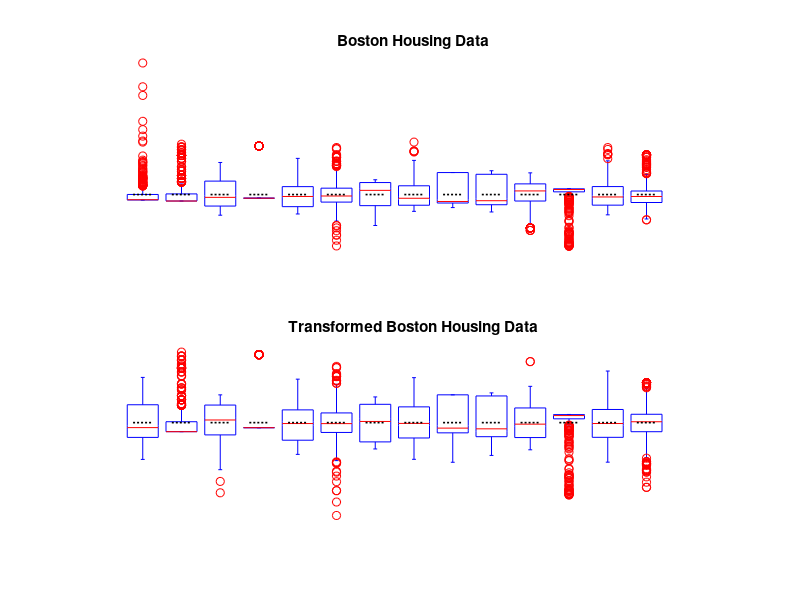

Source code (MATLAB):
%% Clear variables and close windows
clear all;
close all;
clc;

%% Load data
x = load('bostonh.dat');   

%% Standardize data
for i = 1:14
    zz(:,i) = (x(:,i)-mean(x(:,i)))/(sqrt(var(x(:,i))));
end

subplot(2,1,1)
hold on
boxplot(zz,'Symbol','o')
for i=1:14
    line([ i-0.25  i+0.25],[mean(zz(:,i)) mean(zz(:,i))],'Color','k','LineStyle',':','LineWidth',1.2)
end
title('Boston Housing Data')
axis off
hold off

subplot(2,1,2)
% Transformations
xt(:,1)  = log(x(:,1));
xt(:,2)  = x(:,2)/10;
xt(:,3)  = log(x(:,3));
xt(:,4)  = x(:,4);
xt(:,5)  = log(x(:,5));
xt(:,6)  = log(x(:,6));
xt(:,7)  =(power(x(:,7),2.5))/10000;
xt(:,8)  = log(x(:,8));
xt(:,9)  = log(x(:,9));
xt(:,10) = log(x(:,10));
xt(:,11) = exp(0.4*x(:,11))/1000;
xt(:,12) = x(:,12)/100;
xt(:,13) = sqrt(x(:,13));
xt(:,14) = log(x(:,14));

%% Standardize data
for i = 1:14
    tt(:,i) = (xt(:,i)-mean(xt(:,i)))/(sqrt(var(xt(:,i))));
end

%% Plot
boxplot(tt,'Symbol','o')
for i = 1:14
    line([ i-0.25  i+0.25],[mean(tt(:,i)) mean(tt(:,i))],'Color','k','LineStyle',':','LineWidth',1.2)
end
title('Transformed Boston Housing Data')
axis off
